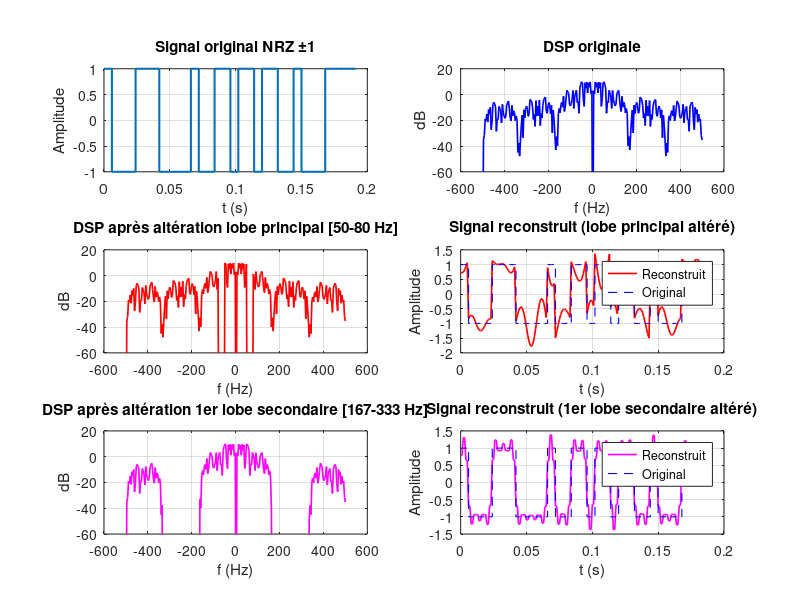

This chart was generated by the following MATLAB code: (Note: this script raises an error after producing the figure.)
%% Q3 - Altération spectrale et reconstruction du signal NRZ
% On altère le lobe principal (petite portion) puis le premier lobe secondaire

clear; close all;

%% Paramètres (identiques à Q1)
N        = 32;
Fe       = 1000;
sampPbit = 6;
Fb       = Fe / sampPbit;
t        = (0:N*sampPbit-1) / Fe;

rng(42);
bits = randi([0 1], 1, N);
NRZ  = repmat(bits(:), 1, sampPbit)'; NRZ = NRZ(:)';
signal = 2*NRZ - 1;

Nfft = 2^nextpow2(length(signal));
freq = linspace(-Fe/2, Fe/2, Nfft);

% FFT du signal
S       = fft(signal, Nfft);
S_shift = fftshift(S);

%% CAS A : altération d'une petite portion du lobe principal 
% Le lobe principal s'étend de 0 à f_n1 = Fe/sampPbit ~ 167 Hz
% On coupe environ 10% de ce lobe autour de 60-80 Hz (côté positif + négatif)

f_n1      = Fe / sampPbit;            % ~ 167 Hz
cut_start = 50;  cut_end = 80;        % plage à annuler (Hz)

S_altA = S_shift;
mask_A = (abs(freq) >= cut_start) & (abs(freq) <= cut_end);
S_altA(mask_A) = 0;

% IFFT de reconstruction
sig_recA = real(ifft(ifftshift(S_altA), Nfft));
sig_recA = sig_recA(1:length(signal));

%% --- CAS B : altération du premier lobe secondaire 
% Premier lobe secondaire : de f_n1 à 2*f_n1 ~ [167, 333] Hz

S_altB = S_shift;
mask_B = (abs(freq) >= f_n1) & (abs(freq) <= 2*f_n1);
S_altB(mask_B) = 0;

sig_recB = real(ifft(ifftshift(S_altB), Nfft));
sig_recB = sig_recB(1:length(signal));
figure('Name','Q3 - Altération lobe principal','Position',[100 100 1000 700]);

% Signal original
subplot(3,2,1);
stairs(t, signal, 'LineWidth',1.5); grid on;
title('Signal original NRZ ±1'); xlabel('t (s)'); ylabel('Amplitude');

% DSP originale
subplot(3,2,2);
plot(freq, 10*log10(fftshift(abs(S).^2/Nfft)+eps), 'b', 'LineWidth',1.2); grid on;
title('DSP originale'); xlabel('f (Hz)'); ylabel('dB');
ylim([-60 20]);

% DSP altérée A
dsp_altA = 10*log10(abs(S_altA).^2/Nfft + eps);
subplot(3,2,3);
plot(freq, dsp_altA, 'r', 'LineWidth',1.2); grid on;
title(sprintf('DSP après altération lobe principal [%d-%d Hz]', cut_start, cut_end));
xlabel('f (Hz)'); ylabel('dB'); ylim([-60 20]);

% Signal reconstruit A
subplot(3,2,4);
plot(t, sig_recA, 'r', 'LineWidth',1.2); hold on;
stairs(t, signal, 'b--', 'LineWidth',0.8);
grid on;
title('Signal reconstruit (lobe principal altéré)');
xlabel('t (s)'); ylabel('Amplitude');
legend('Reconstruit','Original');

% DSP altérée B
dsp_altB = 10*log10(abs(S_altB).^2/Nfft + eps);
subplot(3,2,5);
plot(freq, dsp_altB, 'm', 'LineWidth',1.2); grid on;
title(sprintf('DSP après altération 1er lobe secondaire [%.0f-%.0f Hz]', f_n1, 2*f_n1));
xlabel('f (Hz)'); ylabel('dB'); ylim([-60 20]);

% Signal reconstruit B
subplot(3,2,6);
plot(t, sig_recB, 'm', 'LineWidth',1.2); hold on;
stairs(t, signal, 'b--', 'LineWidth',0.8);
grid on;
title('Signal reconstruit (1er lobe secondaire altéré)');
xlabel('t (s)'); ylabel('Amplitude');
legend('Reconstruit','Original');

sgtitle('Q3 - Altérations spectrales et reconstruction');

saveas(gcf, 'figures/q3_alteration.png');

fprintf('Q3 terminé.\n');
fprintf('Lobe principal altéré : [%d, %d] Hz\n', cut_start, cut_end);
fprintf('1er lobe secondaire altéré : [%.0f, %.0f] Hz\n', f_n1, 2*f_n1);
